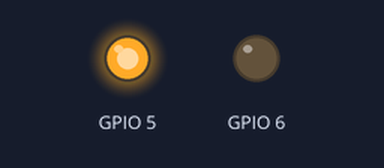
Simulated run of this sketch. Board: ESP8266 (NodeMCU). Shown: output pins drawn as LEDs (lit = HIGH).

Above: at 0.5 s.
At 1.5 s:
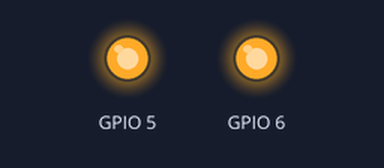
At 2.5 s:
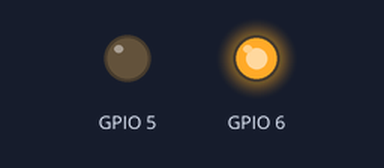
At 3.5 s:
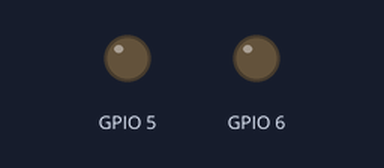
Timing chart, 0 to 5.2 s (numbered marks = the images above):
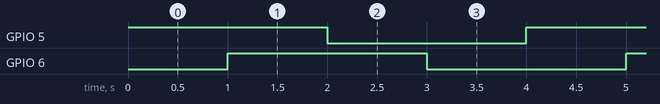

Measured:
- by itself, GPIO 5, GPIO 6: alternates HIGH for 2.0 s and LOW for 2.0 s
- by itself, everything shown: repeats every 4.0 s, in 4 steps

The sketch:

ESP_led.ino
```cpp
#include <ESP8266WiFi.h>
void setup() {
  // put your setup code here, to run once:
 pinMode(5,OUTPUT);
 pinMode(6,OUTPUT);
 Serial.begin(9600);
}

void loop() {
  // put your main code here, to run repeatedly:
 digitalWrite(5,HIGH);
 delay(1000);
 digitalWrite(6,HIGH);
 delay(1000);
 digitalWrite(5,LOW);
 delay(1000);
 digitalWrite(6,LOW);
 delay(1000);
}
```
